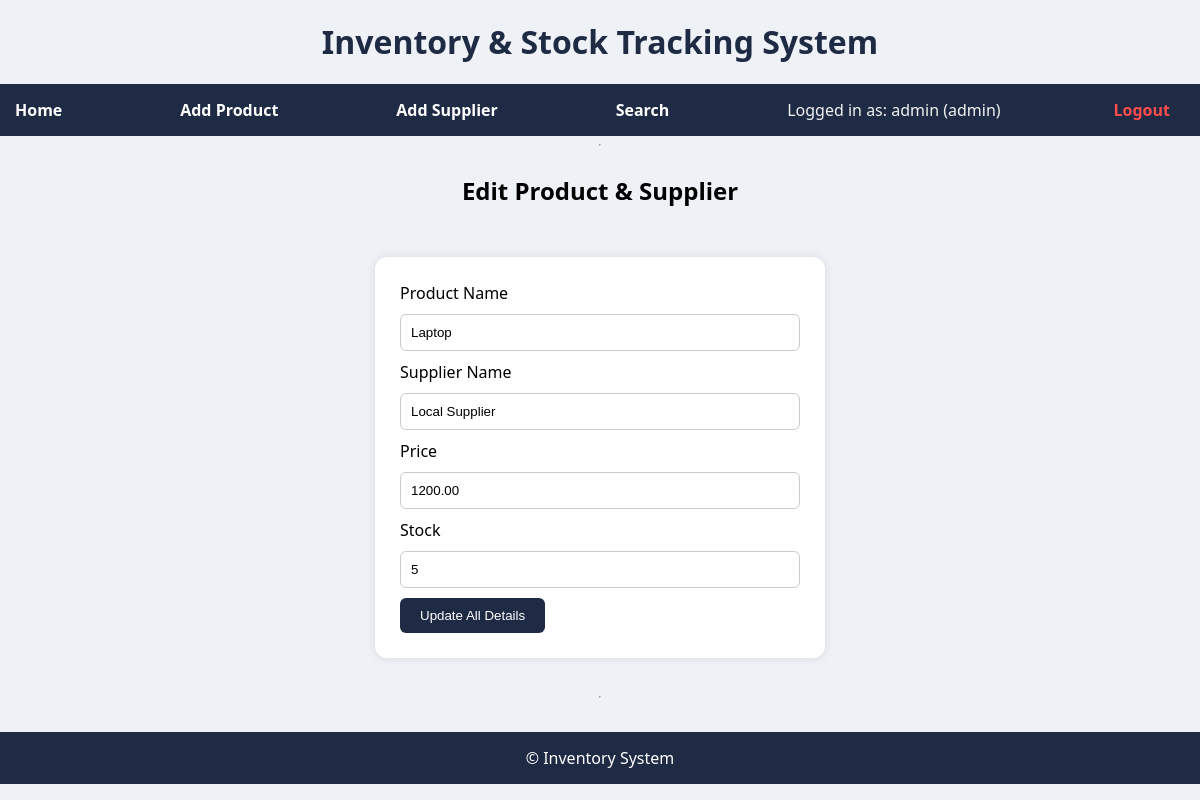
The app's page /edit.php?id=1 (signed in) with its own data.
### tables this page shows
CREATE TABLE products (
    id INT AUTO_INCREMENT PRIMARY KEY,
    product_name VARCHAR(100) NOT NULL,
    supplier_id INT,
    price DECIMAL(10,2),
    stock INT,
    added_by INT,
    FOREIGN KEY (supplier_id) REFERENCES suppliers(id),
    FOREIGN KEY (added_by) REFERENCES users(id)
);

CREATE TABLE suppliers (
    id INT AUTO_INCREMENT PRIMARY KEY,
    name VARCHAR(100) NOT NULL,
    email VARCHAR(100),
    phone VARCHAR(50),
    location VARCHAR(100)
);

### includes/functions.php (called while the page is built)
<?php
function e($data) {
    return htmlspecialchars($data, ENT_QUOTES, 'UTF-8');
}
?>

### public/edit.php (the view, shortened to what this page needs)
<?php
include("../config/db.php");
include("../includes/functions.php");
include("../includes/header.php");
$id = $_GET['id'];
$stmt = $conn->prepare("
    SELECT products.*, suppliers.name AS supplier_name
    FROM products
    LEFT JOIN suppliers ON products.supplier_id = suppliers.id
    WHERE products.id = ?
");
$stmt->bind_param("i", $id);
$stmt->execute();
$product = $stmt->get_result()->fetch_assoc();
?>
<h2>Edit Product & Supplier</h2>
<form method="post">
    <label>Product Name</label>
    <input type="text" name="name"
           value="<?= e($product['product_name']) ?>" required>
    <label>Supplier Name</label>
    <input type="text" name="supplier_name"
           value="<?= e($product['supplier_name']) ?>" required>
    <label>Price</label>
    <input type="number" step="0.01" name="price"
           value="<?= e($product['price']) ?>" required>
    <label>Stock</label>
    <input type="number" name="stock"
           value="<?= e($product['stock']) ?>" required>
    <button>Update All Details</button>
</form>
<?php include("../includes/footer.php"); ?>

### assets/css/style.css (style rules this page uses)
* { box-sizing: border-box; }
body { margin: 0; font-family: 'Segoe UI', Arial, sans-serif; background: #eef1f6; display: flex; flex-direction: column; min-height: 100vh; }
form { width: 450px; margin: 30px auto; background: white; padding: 25px; border-radius: 12px; box-shadow: 0 0 10px rgba(0,0,0,0.1); }
input, select { width: 100%; padding: 10px; margin: 10px 0; border: 1px solid #ccc; border-radius: 6px; }
button { padding: 10px 20px; border: none; background: #1f2a44; color: white; border-radius: 6px; cursor: pointer; }
h2 { text-align: center; }

### records on screen
products: name "Laptop", supplier_name "Local Supplier", price "1200.00", stock "5"

### other values on screen
$_SESSION['user'] "admin"
$_SESSION['role'] "admin"
